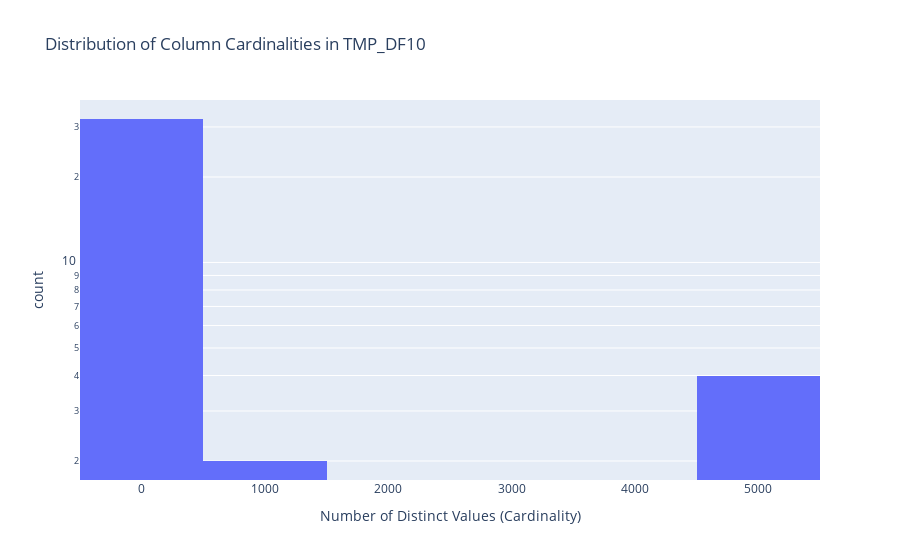

Write notebook code for a chart like this one.
### Markdown cell above
### Data Complexity: Cardinality Analysis
Cardinality refers to the number of unique values in a column. 

- **Low Cardinality** columns (e.g., < 20 unique values) are often categorical codes or flags.
- **High Cardinality** columns often represent unique identifiers or free-text fields.

### Code cell
display_header("Column Cardinality Distribution")

if column_profiles_df is not None and not column_profiles_df.empty:
    # Create a full column identifier
    df = column_profiles_df.copy()
    df['full_column_name'] = df['tablename'] + '.' + df['column_name']

    # Display tables of highest and lowest cardinality columns
    display(Markdown("**Columns with Highest Cardinality (Most Unique)**"))
    display(df.nlargest(10, 'distinct_values_estimate')[['full_column_name', 'distinct_values_estimate']])

    display(Markdown("**Columns with Lowest Cardinality (Least Unique)**"))
    display(df[df['distinct_values_estimate'] > 1].nsmallest(10, 'distinct_values_estimate')[['full_column_name', 'distinct_values_estimate']])
    
    # Create a histogram of cardinalities to see the distribution
    fig = px.histogram(df, x='distinct_values_estimate', log_y=True, 
                       title=f'Distribution of Column Cardinalities in {DATABASE_NAME}',
                       labels={'distinct_values_estimate': 'Number of Distinct Values (Cardinality)'})
    fig.show()
else:
    print("No column profile data available.")

### Figure 1 — Plotly figure (JSON) as saved in the notebook; plotly's stock layout.template omitted (floating-point values rounded to 4 significant figures)
{"data": [{"bingroup": "x", "hovertemplate": "Number of Distinct Values (Cardinality)=%{x}<br>count=%{y}<extra></extra>", "legendgroup": "", "marker": {"color": "#636efa", "pattern": {"shape": ""}}, "name": "", "orientation": "v", "showlegend": false, "type": "histogram", "x": [-1.0, -1.0, 5050.0, 96.0, 78.0, 2.0, -1.0, 197.0, 190.0, 142.0, -0.124, -0.1432, -1.0, -0.5929, -0.5795, -0.8703, -1.0, -0.9907, -1.0, 7.0, 22.0, 125.0, 4997.0, 933.0, 2.0, -1.0, -1.0, -1.0, 5052.0, 80.0, 51.0, 2.0, -0.988, -1.0, 5038.0, 562.0, 21.0, 2.0], "xaxis": "x", "yaxis": "y"}], "layout": {"barmode": "relative", "legend": {"tracegroupgap": 0}, "title": {"text": "Distribution of Column Cardinalities in TMP_DF10"}, "xaxis": {"anchor": "y", "domain": [0, 1], "title": {"text": "Number of Distinct Values (Cardinality)"}}, "yaxis": {"anchor": "x", "domain": [0, 1], "title": {"text": "count"}, "type": "log"}}}
